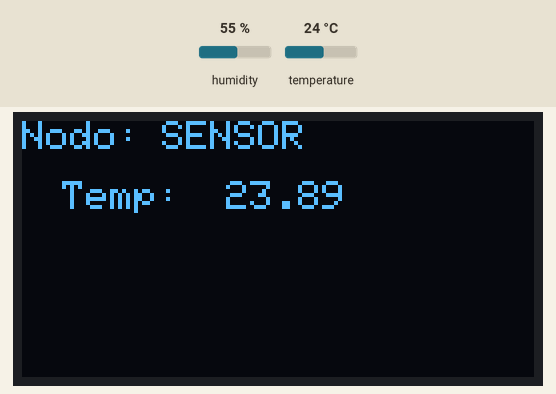
Recording of a sketch running on a simulated ESP8266 (NodeMCU). Shown: 128×64 one-colour display. The inputs (shaded band) are chosen by the test bench; at power-on: humidity 55 %, temperature 24 °C. WiFi joins after 1.5 s; servers stay silent unless stated; no MQTT or app messages arrive unless stated; what the sketch prints to the serial monitor is not drawn.

Above: at 5.6 s.
5.7 s: humidity set to 22 %
At 11.1 s:
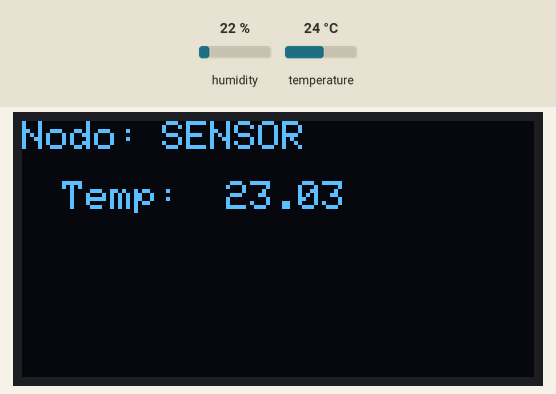
12.6 s: temperature set to 12 °C
At 16.2 s:
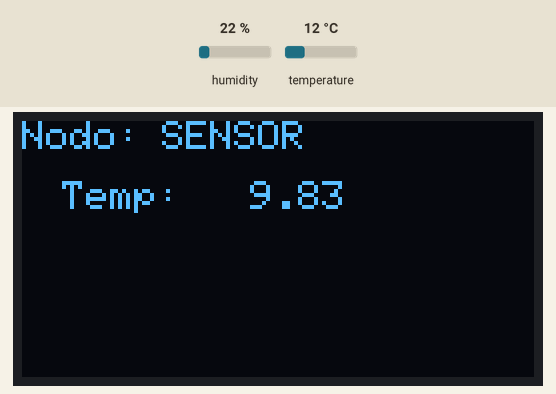
19.5 s: humidity set to 40 %
At 21.2 s:
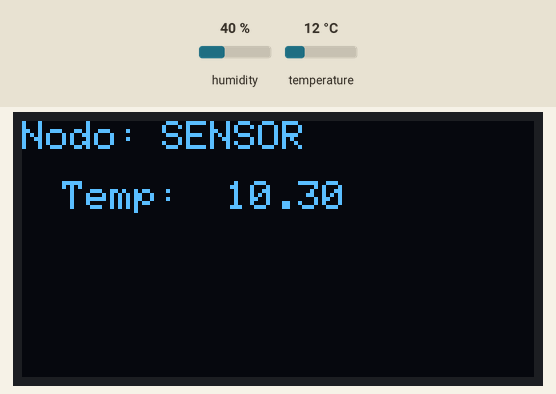
26.4 s: temperature set to 19 °C
At 31.3 s:
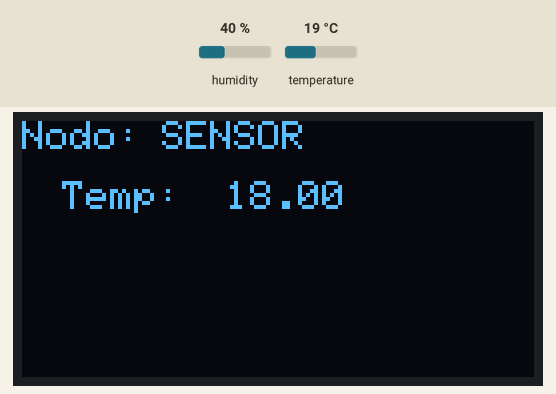
Timing chart, 0 to 32.8 s (numbered marks = the images above; inputs shaded):
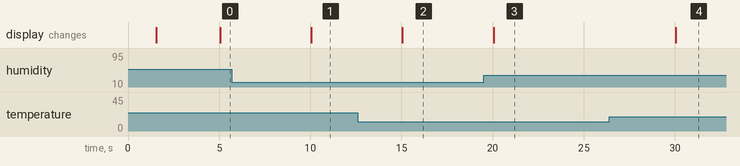

The sketch:

Prueba_esteban.ino
```cpp
#include <ESP8266WiFi.h>
#include <PubSubClient.h>
#include "DHT.h"

#include <Wire.h>     // libreria para bus I2C
#include <Adafruit_GFX.h>   // libreria para pantallas graficas
#include <Adafruit_SSD1306.h>

#define ANCHO 128     // reemplaza ocurrencia de ANCHO por 128
#define ALTO 64       // reemplaza ocurrencia de ALTO por 64

#define OLED_RESET 4
Adafruit_SSD1306 oled(ANCHO, ALTO, &Wire, OLED_RESET);

// Uncomment one of the lines bellow for whatever DHT sensor type you're using!
#define DHTTYPE DHT11   // DHT 11

const char* ssid = "Iphone camilo";
const char* password = "juanca123";

// Change the variable to your Raspberry Pi IP address, so it connects to your MQTT broker
const char* mqtt_server = "172.20.10.4";

// Initializes the espClient. You should change the espClient name if you have multiple ESPs running in your home automation system
WiFiClient espClient;
PubSubClient client(espClient);

// DHT Sensor - GPIO 5 = D1 on ESP-12E NodeMCU board
#define DHTPIN 1     // Digital pin connected to the DHT sensor


// Initialize DHT sensor.
DHT dht(DHTPIN, DHTTYPE);

// Timers auxiliar variables
long now = millis();
long lastMeasure = 0;


void setup() {
  //pinMode(lamp, OUTPUT);

  dht.begin();

  Serial.begin(115200);
  setup_wifi();
  client.setServer(mqtt_server, 1883);
  //client.setCallback(callback);

  Wire.begin(0, 2);        // inicializa bus I2C
  oled.begin(SSD1306_SWITCHCAPVCC, 0x3C); // inicializa pantalla con direccion 0x3C

}


void setup_wifi() {
  delay(10);
  // We start by connecting to a WiFi network
  Serial.println();
  Serial.print("Connecting to ");
  Serial.println(ssid);
  WiFi.begin(ssid, password);
  while (WiFi.status() != WL_CONNECTED) {
    delay(500);
    Serial.print(".");
  }
  Serial.println("");
  Serial.print("WiFi connected - ESP IP address: ");
  Serial.println(WiFi.localIP());
}


void callback(String topic, byte* message, unsigned int length) {
  Serial.print("Message arrived on topic: ");
  Serial.print(topic);
  Serial.print(". Message: ");
  String messageTemp;

  /*for (int i = 0; i < length; i++) {
    Serial.print((char)message[i]);
    messageTemp += (char)message[i];
  }
  Serial.println();*/


}


void reconnect() {
  // Loop until we're reconnected
  while (!client.connected()) {
    Serial.print("Attempting MQTT connection...");
    // Attempt to connect

    if (client.connect("ESP8266Client")) {
      Serial.println("connected");
      // Subscribe or resubscribe to a topic
      // You can subscribe to more topics (to control more LEDs in this example)
      client.subscribe("room/lamp");
    } else {
      Serial.print("failed, rc=");
      Serial.print(client.state());
      Serial.println(" try again in 5 seconds");
      // Wait 5 seconds before retrying
      delay(5000);
    }
  }
}


void loop() {

  if (!client.connected()) {
    reconnect();
  }
  if (!client.loop())
    client.connect("ESP8266Client");

  now = millis();
  // Publishes new temperature and humidity every 30 seconds
  if (now - lastMeasure > 5000) {
    lastMeasure = now;
    // Sensor readings may also be up to 2 seconds 'old' (its a very slow sensor)
    float h = dht.readHumidity();
    // Read temperature as Celsius (the default)
    float t = dht.readTemperature();
    // Read temperature as Fahrenheit (isFahrenheit = true)
    float f = dht.readTemperature(true);

    // Check if any reads failed and exit early (to try again).
    if (isnan(h) || isnan(t) || isnan(f)) {
      Serial.println("Failed to read from DHT sensor!");
      return;
    }

    // Computes temperature values in Celsius
    float hic = dht.computeHeatIndex(t, h, false);
    static char temperatureTemp[7];
    dtostrf(hic, 6, 2, temperatureTemp);

    // Uncomment to compute temperature values in Fahrenheit
    // float hif = dht.computeHeatIndex(f, h);
    // static char temperatureTemp[7];
    // dtostrf(hif, 6, 2, temperatureTemp);

    static char humidityTemp[7];
    dtostrf(h, 6, 2, humidityTemp);

    // Publishes Temperature and Humidity values
    client.publish("room/temperature", temperatureTemp);
    client.publish("room/humidity", humidityTemp);

    Serial.print("Humidity: ");
    Serial.print(h);
    Serial.print(" %\t Temperature: ");
    Serial.print(t);
    Serial.print(" *C ");
    Serial.print(f);
    Serial.print(" *F\t Heat index: ");
    Serial.print(hic);
    Serial.println(" *C ");
    // Serial.print(hif);
    // Serial.println(" *F");


    oled.clearDisplay();
    oled.setTextColor(WHITE);   // establece color al unico disponible (pantalla monocromo)
    oled.setCursor(0, 0);     // ubica cursor en inicio de coordenadas 0,0
    oled.setTextSize(1);      // establece tamano de texto en 1
    oled.print("Nodo:");
    oled.setCursor(35, 0);     // ubica cursor en inicio de coordenadas 0,0
    oled.setTextSize(1);// escribe en pantalla el texto
    oled.print("SENSOR");
    oled.setCursor (10, 15);    // ubica cursor en coordenas 10,15
    oled.setTextSize(1);      // establece tamano de texto en 2
    oled.print("Temp:");    // escribe valor de millis() dividido por 1000
    oled.setCursor (45, 15);    // ubica cursor en coordenas 10,15
    oled.setTextSize(1);      // establece tamano de texto en 2
    oled.print(temperatureTemp);
    oled.display();     // muestra en pantalla todo lo establecido anteriormente
    oled.clearDisplay();
  }
}
```

Measured:
- after the input at 5.7 s, the display: changes after 4.4 s (image 1)
- after the input at 12.6 s, the display: changes after 2.5 s (image 2)
- after the input at 19.5 s, the display: changes after 0.56 s (image 3)
- after the input at 26.4 s, the display: changes after 3.7 s (image 4)
